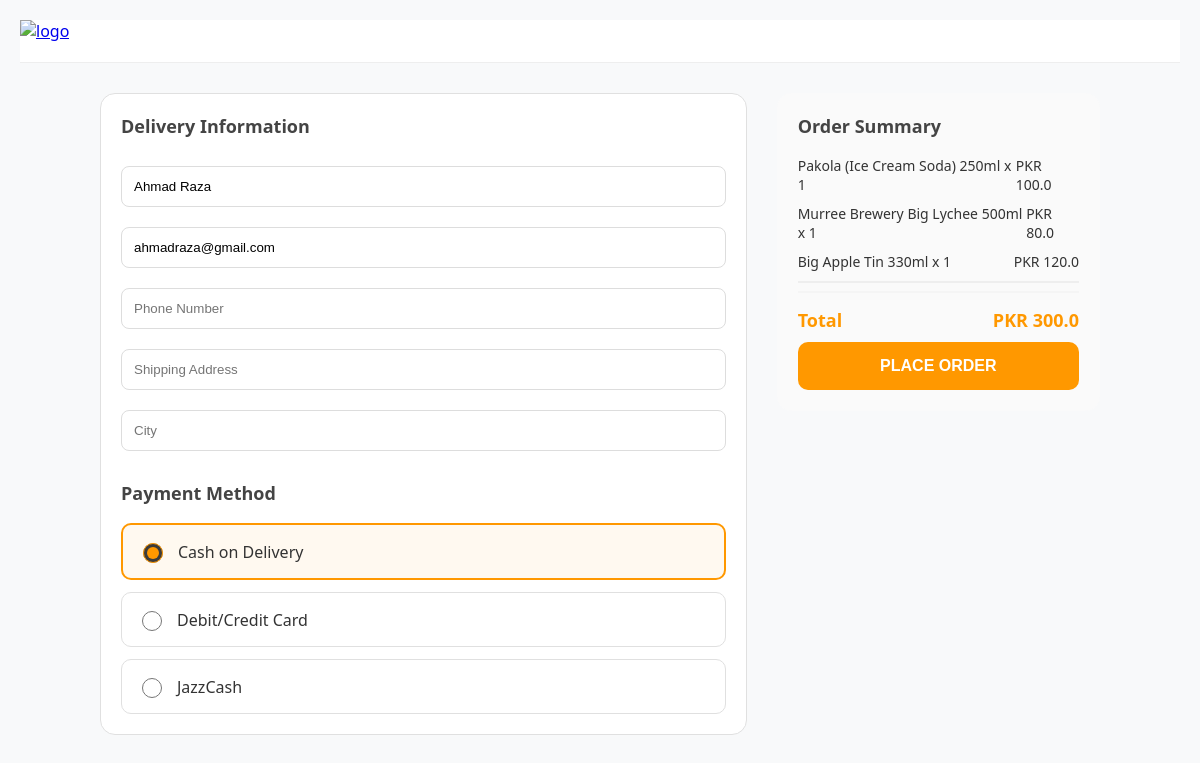
Page /cart-check-out (signed in) on the committed database.
### core/database_model.py (models this page shows)
class User(Base):
    __tablename__ = "user"
    id = Column(Integer, primary_key=True, index=True)
    username = Column(String)
    password = Column(String)
    email = Column(String)
    role = Column(String, default="user")
    orders = relationship("Order", back_populates="user")

class Cart(Base):
    __tablename__ = "cart"
    cart_id = Column(Integer, primary_key=True, index=True)
    product_id = Column(Integer, ForeignKey("products.id"))
    quantity = Column(Integer)
    user_id = Column(Integer, ForeignKey("user.id"))
    product = relationship("Product", back_populates="cart")

class Product(Base):
    __tablename__ = "products"
    id = Column(Integer, primary_key=True, index=True)
    name = Column(String)
    price = Column(Float)
    stock = Column(Integer)
    description = Column(String)
    category_name = Column(String, ForeignKey("categories.category_name"))
    category = relationship("Category", back_populates="products")
    images = relationship("Product_img", back_populates="product", cascade="all, delete")
    cart = relationship("Cart", back_populates="product")

### main.py (the view)
@app.get("/cart-check-out")
async def cart_check_out(request: Request, db: Session = Depends(get_db)):
    user = get_current_user(request)
    user_id = user["user_id"]
    cart_items = db.query(database_model.Cart).filter(database_model.Cart.user_id == user_id).all()
    for item in cart_items:
        item.subtotal = item.quantity * item.product.price
    total = sum(item.subtotal for item in cart_items)
    user = db.query(database_model.User).filter(database_model.User.id == user_id).first()
    if not user:
        return RedirectResponse(url="/log-in", status_code=303)
    return templates.TemplateResponse("checkout.html", {
    "request": request,
    "cart_items": cart_items,
    "total": total,
    "user":user,
    "checkout_type":"cart"
    })

### templates/checkout.html (shortened to what this page needs)
<!DOCTYPE html>
<html lang="en">
<head>
</head>
<body>
    <div class="header">
        <div class="main-logo">
            <a href="index.html">
                <img src="/static/images/logo1.png" alt="logo" height="65px">
            </a>
        </div>
    </div>
    <form action="/place_order" method="post" id="checkoutForm">
        <div class="checkout-container">
            <div class="section-card">
                <h3>Delivery Information</h3>
                <input type="text" placeholder="Full Name" value="{{ user.username }}" name="full_name" required>
                <input type="email" placeholder="Email" value="{{ user.email }}" name="email" required>
                <input type="text" placeholder="Phone Number" name="phone" required>
                <input type="text" placeholder="Shipping Address" name="address" required>
                <input type="text" placeholder="City" name="city" required>
                <div style="margin-top: 20px;">
                    <h3>Payment Method</h3>
                    <div class="payment-options">
                        <label><input type="radio" name="payment_method" value="cod" checked> Cash on Delivery</label>
                        <label><input type="radio" name="payment_method" value="card"> Debit/Credit Card</label>
                        <label><input type="radio" name="payment_method" value="JazzCash"> JazzCash</label>
                    </div>
                </div>
            </div>
            <div class="section-card" style="background-color: #fafafa; border-color: transparent;">
                <h3>Order Summary</h3>
                {% if checkout_type == "cart" %}
                    {% for item in cart_items %}
                        <div class="summary-item">
                            <span>{{ item.product.name }} x {{ item.quantity }}</span>
                            <span>PKR {{ item.subtotal }}</span>
                        </div>
                    {% endfor %}
                {% elif checkout_type == "buy_now" %}
                    <div class="summary-item">
                        <span>{{ product.name }} x {{ quantity }}</span>
                        <span>PKR {{ total }}</span>
                    </div>
                {% endif %}
                <hr style="border: 0.5px solid #eee;">
                <div class="summary-item total-row">
                    <span>Total</span>
                    <span>PKR {{ total }}</span>
                </div>
                <button type="button" onclick="toggleModal()" class="btn-place-order">Place Order</button>
            </div>
        </div>
    </form>
</body>
</html>

### templates/checkout.html (style rules this page uses)
body { font-family: 'Segoe UI', Tahoma, Geneva, Verdana, sans-serif; color: #333; background-color: #f8f9fa; margin: 0; padding: 20px; }
.checkout-container { max-width: 1000px; margin: auto; display: grid; grid-template-columns: 2fr 1fr; gap: 30px; }
.header { border-bottom: 1px solid #eee; padding-bottom: 20px; margin-bottom: 30px; background: white; }
.section-card { border: 1px solid #e0e0e0; border-radius: 15px; padding: 20px; background: #fff; height: fit-content; }
h3 { margin-top: 0; font-size: 18px; color: #444; }
input:not([type="radio"]) { width: 100%; padding: 12px; margin: 10px 0; border: 1px solid #ddd; border-radius: 8px; box-sizing: border-box; }
.summary-item { display: flex; justify-content: space-between; margin-bottom: 10px; font-size: 14px; }
.total-row { border-top: 2px solid #f5f5f5; padding-top: 15px; font-weight: bold; font-size: 18px; color: #ff9800; }
.btn-place-order { background-color: #ff9800; color: white; border: none; width: 100%; padding: 15px; border-radius: 10px; font-weight: bold; cursor: pointer; font-size: 16px; text-transform: uppercase; }
.payment-options { display: flex; flex-direction: column; gap: 12px; margin-top: 15px; }
.payment-options label { display: flex; align-items: center; padding: 15px; border: 1px solid #e0e0e0; border-radius: 10px; cursor: pointer; font-weight: 500; }
.payment-options input[type="radio"] { margin-right: 15px; accent-color: #ff9800; width: 20px; height: 20px; }
.payment-options label:has(input:checked) { border: 2px solid #ff9800; background-color: #fff9f0; }

### rows in the picture
User: full_name "Ahmad Raza", email "ahmadraza@gmail.com"
Cart: product.name "Pakola (Ice Cream Soda) 250ml", quantity "1", subtotal "100.0"
Cart: product.name "Murree Brewery Big Lychee 500ml", quantity "1", subtotal "80.0"
Cart: product.name "Big Apple Tin 330ml", quantity "1", subtotal "120.0"

### other values in the picture
{{ total }} "300.0"
